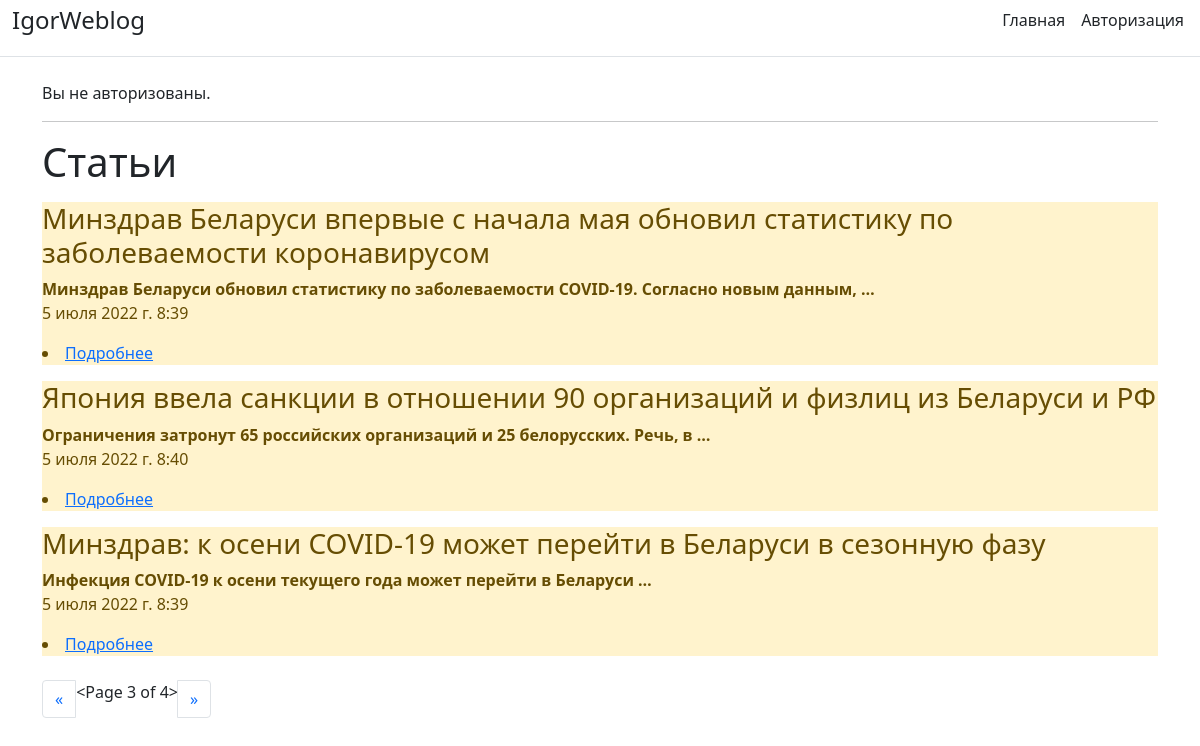
/?page=3, run on the app's committed database.
### Blog/models.py (models this page shows, shortened)
class Task(models.Model):
    title = models.CharField('Название', max_length=100)
    task = models.TextField('Текст')
    created_dt = models.DateTimeField('Дата', auto_now=True)
    publish = models.DateTimeField('Публикация', default=timezone.now)
    slug = models.SlugField('Ссылка', max_length=250, unique=True, null=False, blank=True, db_index=True)
    class Meta:
        verbose_name = 'Пост'
        verbose_name_plural = 'Посты'

### Blog/views.py (the view)
# urls.py: path('', views.index, name='index'),
def index(request):
    tasks = Task.objects.all().order_by('-id')
    if 'page' in request.GET:
        page = request.GET.get('page')
    else:
        page = 1
    paginator = Paginator(tasks, 3)
    try:
        tasks = paginator.page(page)
    except PageNotAnInteger:
        tasks = paginator.page(1)
    except EmptyPage:
        tasks = paginator.page(paginator.num_pages)
    page_number = request.GET.get('page')
    page_obj = paginator.get_page(page_number)
    context = {'title': 'Блог главная', 'tasks': tasks, 'page_obj': page_obj, 'page_number': page_number, 'page': page}
    return render(request, 'Blog/index.html', context)

### Blog/templates/Blog/index.html (shortened to what this page needs)
{% extends 'Blog/base.html' %}
{% block content %}
    <h1>Статьи</h1>
    {% if tasks %}
        {% for i in tasks %}
            <div class="alert-warning mt-3", class="container">
                <h3>{{ i.title }}</h3>
                <b>{{ i.task | truncatewords:10}}</b>
                <p>{{ i.created_dt }}</p>
                <li><a href="/article_detail/{{i.slug}}">Подробнее</a></li>
            </div>
        {% endfor %}
    {% else %}
                <p>У нас нет записей</p>
    {% endif %}
<br>
<nav id="pagination" class="col align-self-center" aria-label="Page navigation example">
    <ul class="pagination">
        {% if page_obj.has_previous %}
        <li class="page-item"><a class="page-link" href="?page={{ page_obj.previous_page_number }}">&laquo;</a></li>
        {% else %}
        <li class="page-item disabled"><span class="page-link" href="#" tabindex="-1" aria-disabled="true">&laquo;</span></li>
        {% endif %}
        <li>{{ page_obj }}</li>
        {% if page_obj.has_next %}
        <li class="page-item"><a class="page-link" href="?page={{ page_obj.next_page_number }}">&raquo;</a></li>
        {% else %}
        <li class="page-item disabled"><span class="page-link" href="#" tabindex="-1" aria-disabled="true">&raquo;</span></li>
        {% endif %}
        </ul>
</nav>
</div>
{% endblock %}

### data on the page
Task: title "Минздрав Беларуси впервые с начала мая обновил статистику по заболеваемости коронавирусом", task "Минздрав Беларуси обновил статистику по заболеваемости COVID-19. Согласно новым данным, …", created_dt "5 июля 2022 г. 8:39"
Task: title "Япония ввела санкции в отношении 90 организаций и физлиц из Беларуси и РФ", task "Ограничения затронут 65 российских организаций и 25 белорусских. Речь, в …", created_dt "5 июля 2022 г. 8:40"
Task: title "Минздрав: к осени COVID-19 может перейти в Беларуси в сезонную фазу", task "Инфекция COVID-19 к осени текущего года может перейти в Беларуси …", created_dt "5 июля 2022 г. 8:39"

### other printed values
{{ page_obj }} "<Page 3 of 4>"
